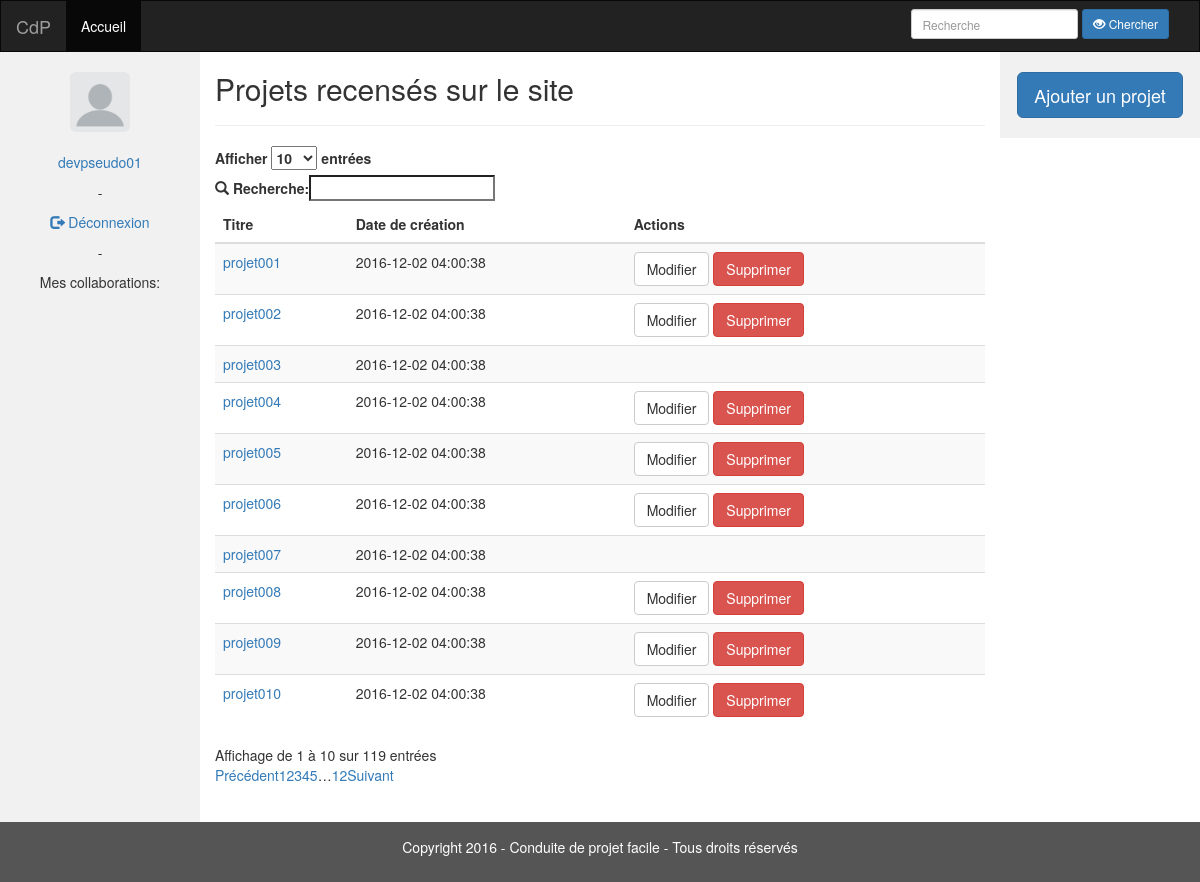
Page /listeProjets.php (signed in) on the committed database.
### tables this page shows
CREATE TABLE `projet` (
  `PRO_id` int(11) NOT NULL,
  `PRO_nom` varchar(255) NOT NULL,
  `PRO_client` varchar(255) NOT NULL,
  `PRO_description` text NOT NULL,
  `PRO_dateCreation` datetime NOT NULL,
  `DEV_idProductOwner` int(11) NOT NULL,
  `DEV_idScrumMaster` int(11) NOT NULL
);

### web/requetes.php (called while the page is built, shortened)
<?php
class Requetes {
  private $conn;
    public function __construct($servername, $username, $password, $dbname) {
        $this->conn = new mysqli($servername, $username, $password, $dbname);
    }
    public function estMembreProjet($id_projet, $id_dev) {
				return $this->estDeveloppeurProjet($id_projet, $id_dev) ||
							$this->estScrumMaster($id_dev, $id_projet) ||
							$this->estProductOwner($id_dev, $id_projet);
    }
    public function estDeveloppeurProjet($id_projet, $id_dev) {
        $sql = "SELECT * FROM inter_dev_projet
                WHERE PRO_id = ".$id_projet." AND DEV_id = ".$id_dev.";";
        if (!$result = $this->conn->query($sql)) {
            printf("<b style=\"color:red;\">Message d'erreur: %s</b><br>\n", $this->conn->error);
            return NULL;
        }
        $row = $result->fetch_assoc();
        return false;
    }
    public function estScrumMaster($id_dev, $id_pro) {
        $sql = "SELECT * FROM projet
                WHERE PRO_id=".$id_pro." AND DEV_idScrumMaster=".$id_dev.";";
        if (!$result = $this->conn->query($sql)) {
            printf("<b style=\"color:red;\">Message d'erreur: %s</b><br>\n", $this->conn->error);
            return NULL;
        }
        if ($result->num_rows == 1)
            return true;
        else
            return false;
    }
    public function estProductOwner($id_dev, $id_pro) {
      $sql = "SELECT * FROM projet
              WHERE PRO_id=".$id_pro." AND DEV_idProductOwner=".$id_dev.";";
      if (!$result = $this->conn->query($sql)) {
          printf("<b style=\"color:red;\">Message d'erreur: %s</b><br>\n", $this->conn->error);
          return NULL;
      }
      if ($result->num_rows == 1)
          return true;
      else
          return false;
    }
    public function listeProjets($id_premiere_ligne = 0, $nb_projets_par_pages = 200000) {
        $sql = "SELECT * FROM projet
                ORDER BY PRO_dateCreation ASC
                LIMIT ".$id_premiere_ligne.", ".$nb_projets_par_pages.";";
        if (!$result = $this->conn->query($sql)) {
            printf("<b style=\"color:red;\">Message d'erreur: %s</b><br>\n", $this->conn->error);
            return NULL;
        }
        return $result;
    }
}
?>

### web/listeProjets.php (the view, shortened to what this page needs)
<?php
require_once("../web/config.php");
$s->suppressionCookies();
$s->head("Liste des Projets");
$s->header($db);
$s->nav($db);
?>
          <article>
            <div class="col-sm-8 text-left">
              <h2>Projets recensés sur le site</h2>
              <hr>
              <table id="tableProjet" class="table table-striped table-hover">
                <thead>
                  <tr>
                    <th>Titre</th>
                    <th>Date de création</th>
<?php
if (isset($_SESSION["session"])) {
?>
                    <th>Actions</th>
<?php
}
?>
                  </tr>
                </thead>
                <tbody>
<?php
$result = $db->listeProjets();
while ($row = $result->fetch_assoc()) {
?>
                  <tr>
                    <td>
                      <a href="#" onclick=<?php echo 'document.getElementById("lien_projet'.$row["PRO_id"].'").submit()' ;?>>
                        <?php echo $row["PRO_nom"]."\n"; ?>
                      </a>
                    </td>
                    <td><?php echo $row["PRO_dateCreation"]; ?></td>
<?php
  if (isset($_SESSION["session"])) {
?>
                    <td>
<?php
    if ($db->estMembreProjet($row["PRO_id"], $_SESSION["id_co"])) {
?>
                      <form style="display: inline;" action="../web/formulaireProjet.php" method="post">
                        <input class="btn btn-default" type="submit" value="Modifier"/>
                      </form>
                        <form style="display: inline;" action="projet.php" method="post">
                        <input class="btn btn-danger" type="submit" value="Supprimer"/>
                      </form>
<?php
    }
?>
                    </td>
<?php
  }
?>
                  </tr>
<?php
}
?>
                </tbody>
              </table>
            </div>
          </article>
          <aside>
<?php
if (isset($_SESSION["session"])) {
?>
            <div class="col-sm-2 sidenav">
              <form style="display: inline;" action="formulaireProjet.php" method="post">
                <input class="btn btn-primary btn-lg" type="submit" value="Ajouter un projet"/>
              </form>
            </div>
<?php
}
?>
          </aside>
<?php $s->footer(); ?>

### web/structure.php (shortened to what this page needs)
<?php
class Structure {
  public function head($titrePage) {
?>
<!doctype html>
<html>
  <head>
    <link rel="stylesheet" href="https://maxcdn.bootstrapcdn.com/bootstrap/3.3.7/css/bootstrap.min.css">
    <link rel="stylesheet" href="https://cdn.datatables.net/1.10.12/css/dataTables.bootstrap.min.css">
    <link rel="stylesheet" type="text/css" href="../web/css/style.css">
  </head>
<?php
  }
  public function header($db) {
?>
  <body>
    <header>
      <nav class="navbar navbar-inverse">
        <div class="container-fluid">
          <div class="navbar-header">
            <a class="navbar-brand" href="cdp.php">CdP</a>
          </div>
          <div class="collapse navbar-collapse" id="myNavbar">
            <ul class="nav navbar-nav">
              <li class="active"><a href="../web/listeProjets.php">Accueil</a></li>
            </ul>
            <form class="navbar-form navbar-right inline-form">
              <div class="form-group">
                <input type="search" class="input-sm form-control" placeholder="Recherche">
                <button type="submit" class="btn btn-primary btn-sm"><span class="glyphicon glyphicon-eye-open"></span> Chercher</button>
              </div>
            </form>
          </div>
        </div>
      </nav>
    </header>
    <section>
      <div class="container-fluid text-center">
        <div class="row content">
<?php
  }
  public function nav($db) {
?>
          <nav>
            <div class="col-sm-2 sidenav">
<?php
    if (isset($_SESSION["session"])) {
      if (empty($_SESSION["image_co"])) {
?>
              <p>
                <img src="../web/img/avatar-default.jpg" alt="Avatar" height="60" width="60" class="img-rounded"/>
                <br>
                <br>
<?php
      }
?>
                <a href="profil.php"><?php echo $_SESSION["pseudo_co"]; ?></a>
              </p>
              <p> - </p>
              <p>
                <a href="../web/deconnexion.php"><span class="glyphicon glyphicon-log-out"></span> Déconnexion</a>
              </p>
              <p> - </p>
              <p>Mes collaborations:</p>
              <div class="scroll">
              </div>
<?php
   }
?>
            </div>
          </nav>
<?php
  }
  public function footer() {
?>
        </div>
      </div>
    </section>
    <footer class="container-fluid text-center">
      <p>Copyright 2016 - Conduite de projet facile - Tous droits réservés</p>
    </footer>
  </body>
</html>
<?php
  }
}
?>

### web/css/style.css (style rules this page uses)
.navbar { margin-bottom: 0px; border-radius: 0px; }
.row.content { height: 450px; }
.sidenav { padding-top: 20px; padding-bottom: 20px; background-color: #f1f1f1; height: 100%; }
footer { background-color: #555; color: white; padding: 15px; }
.inline-form input { display: inline-block; width: 100px; }
div.scroll { height: 500px; overflow-y: auto; }

### rows in the picture
projet: PRO_nom "projet001", PRO_dateCreation "2016-12-02 04:00:38"
projet: PRO_nom "projet002", PRO_dateCreation "2016-12-02 04:00:38"
projet: PRO_nom "projet003", PRO_dateCreation "2016-12-02 04:00:38"
projet: PRO_nom "projet004", PRO_dateCreation "2016-12-02 04:00:38"
projet: PRO_nom "projet005", PRO_dateCreation "2016-12-02 04:00:38"
projet: PRO_nom "projet006", PRO_dateCreation "2016-12-02 04:00:38"
projet: PRO_nom "projet007", PRO_dateCreation "2016-12-02 04:00:38"
projet: PRO_nom "projet008", PRO_dateCreation "2016-12-02 04:00:38"
projet: PRO_nom "projet009", PRO_dateCreation "2016-12-02 04:00:38"
projet: PRO_nom "projet010", PRO_dateCreation "2016-12-02 04:00:38"

### other values in the picture
$_SESSION["pseudo_co"] "devpseudo01"
